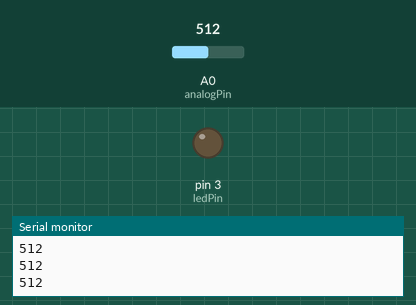
This sketch was run on a simulated Arduino Uno, built with avr-gcc and run on an emulated ATmega328P. Shown: output pins drawn as LEDs (lit = HIGH), the last lines printed to the serial monitor. The inputs (shaded band) are chosen by the test bench; at power-on: A0 (analogPin) = 512.

Above: at 1.2 s.
1.3 s: A0 (analogPin) set to 413
2.8 s: A0 (analogPin) set to 382
At 3.3 s:
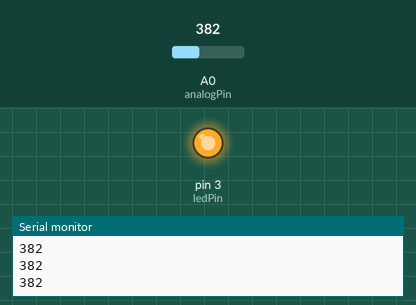
4.3 s: A0 (analogPin) set to 410
At 5.5 s:
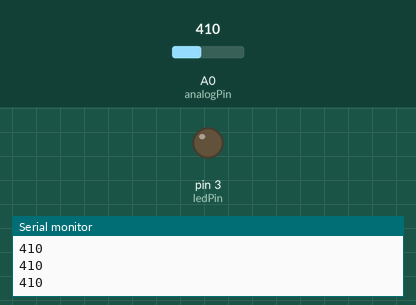
5.8 s: A0 (analogPin) set to 390
At 6.8 s:
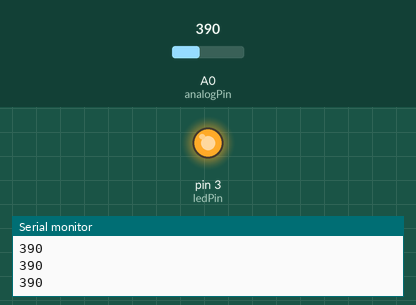
Timing chart, 0 to 8.3 s (numbered marks = the images above; inputs shaded):
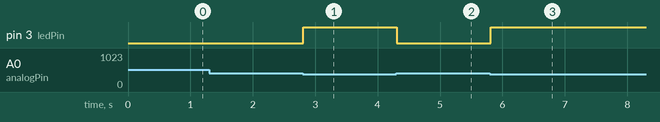

The sketch:

sketch_jun30a.ino
```cpp
int analogPin = A0;   //The thermistor on analog pin 0
int ledPin = 3;       //The led is a output on pin 3
int val = 0;          //Initialise the value that will be read

void setup() {
  // put your setup code here, to run once:
  Serial.begin(9600); //Begin the serial
  pinMode(analogPin,INPUT);
  pinMode(ledPin,OUTPUT);
}

void loop() {
  // put your main code here, to run repeatedly:
  val = analogRead(analogPin);  // read the input pin
  Serial.println(val);          // debug value
  if (val<400) {
    //statement(s)
    digitalWrite(ledPin, HIGH);
  }
  else{
    digitalWrite(ledPin, LOW);
  }
}
```

Measured:
- the behaviour switches between 400 and 399 on A0 (analogPin) (found by bisection; images 0 and 1)
- after the input at 2.8 s, pin 3 (ledPin): LOW → HIGH at once
- after the input at 4.3 s, pin 3 (ledPin): HIGH → LOW at once
- after the input at 5.8 s, pin 3 (ledPin): LOW → HIGH at once
